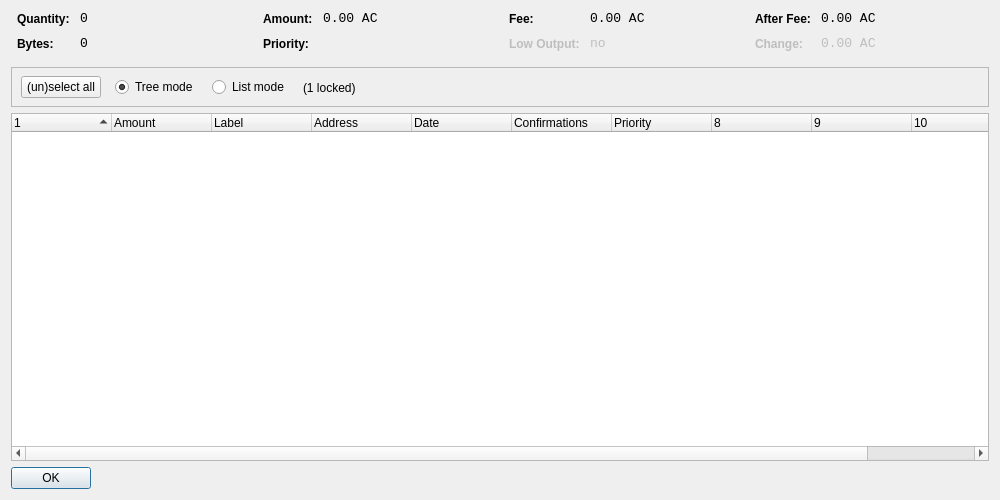
<?xml version="1.0" encoding="UTF-8"?>
<ui version="4.0">
 <class>CoinControlDialog</class>
 <widget class="QDialog" name="CoinControlDialog">
  <property name="geometry">
   <rect>
    <x>0</x>
    <y>0</y>
    <width>1000</width>
    <height>500</height>
   </rect>
  </property>
  <property name="windowTitle">
   <string>Coin Control</string>
  </property>
  <layout class="QVBoxLayout" name="verticalLayout">
   <item>
    <layout class="QHBoxLayout" name="horizontalLayoutTop" stretch="0,0,0,0">
     <property name="topMargin">
      <number>0</number>
     </property>
     <property name="bottomMargin">
      <number>10</number>
     </property>
     <item>
      <layout class="QFormLayout" name="formLayoutCoinControl1">
       <property name="horizontalSpacing">
        <number>10</number>
       </property>
       <property name="verticalSpacing">
        <number>10</number>
       </property>
       <property name="leftMargin">
        <number>6</number>
       </property>
       <property name="rightMargin">
        <number>6</number>
       </property>
       <item row="0" column="0">
        <widget class="QLabel" name="labelCoinControlQuantityText">
         <property name="styleSheet">
          <string notr="true">font-weight:bold;</string>
         </property>
         <property name="text">
          <string>Quantity:</string>
         </property>
        </widget>
       </item>
       <item row="0" column="1">
        <widget class="QLabel" name="labelCoinControlQuantity">
         <property name="font">
          <font>
           <family>Monospace</family>
           <pointsize>10</pointsize>
          </font>
         </property>
         <property name="cursor">
          <cursorShape>IBeamCursor</cursorShape>
         </property>
         <property name="contextMenuPolicy">
          <enum>Qt::ActionsContextMenu</enum>
         </property>
         <property name="text">
          <string notr="true">0</string>
         </property>
         <property name="textInteractionFlags">
          <set>Qt::LinksAccessibleByMouse|Qt::TextSelectableByKeyboard|Qt::TextSelectableByMouse</set>
         </property>
        </widget>
       </item>
       <item row="1" column="0">
        <widget class="QLabel" name="labelCoinControlBytesText">
         <property name="styleSheet">
          <string notr="true">font-weight:bold;</string>
         </property>
         <property name="text">
          <string>Bytes:</string>
         </property>
        </widget>
       </item>
       <item row="1" column="1">
        <widget class="QLabel" name="labelCoinControlBytes">
         <property name="font">
          <font>
           <family>Monospace</family>
           <pointsize>10</pointsize>
          </font>
         </property>
         <property name="cursor">
          <cursorShape>IBeamCursor</cursorShape>
         </property>
         <property name="contextMenuPolicy">
          <enum>Qt::ActionsContextMenu</enum>
         </property>
         <property name="text">
          <string notr="true">0</string>
         </property>
         <property name="textInteractionFlags">
          <set>Qt::LinksAccessibleByMouse|Qt::TextSelectableByKeyboard|Qt::TextSelectableByMouse</set>
         </property>
        </widget>
       </item>
      </layout>
     </item>
     <item>
      <layout class="QFormLayout" name="formLayoutCoinControl2">
       <property name="horizontalSpacing">
        <number>10</number>
       </property>
       <property name="verticalSpacing">
        <number>10</number>
       </property>
       <property name="leftMargin">
        <number>6</number>
       </property>
       <property name="rightMargin">
        <number>6</number>
       </property>
       <item row="0" column="0">
        <widget class="QLabel" name="labelCoinControlAmountText">
         <property name="styleSheet">
          <string notr="true">font-weight:bold;</string>
         </property>
         <property name="text">
          <string>Amount:</string>
         </property>
        </widget>
       </item>
       <item row="0" column="1">
        <widget class="QLabel" name="labelCoinControlAmount">
         <property name="font">
          <font>
           <family>Monospace</family>
           <pointsize>10</pointsize>
          </font>
         </property>
         <property name="cursor">
          <cursorShape>IBeamCursor</cursorShape>
         </property>
         <property name="contextMenuPolicy">
          <enum>Qt::ActionsContextMenu</enum>
         </property>
         <property name="text">
          <string notr="true">0.00 AC</string>
         </property>
         <property name="textInteractionFlags">
          <set>Qt::LinksAccessibleByMouse|Qt::TextSelectableByKeyboard|Qt::TextSelectableByMouse</set>
         </property>
        </widget>
       </item>
       <item row="1" column="0">
        <widget class="QLabel" name="labelCoinControlPriorityText">
         <property name="styleSheet">
          <string notr="true">font-weight:bold;</string>
         </property>
         <property name="text">
          <string>Priority:</string>
         </property>
        </widget>
       </item>
       <item row="1" column="1">
        <widget class="QLabel" name="labelCoinControlPriority">
         <property name="font">
          <font>
           <family>Monospace</family>
           <pointsize>10</pointsize>
          </font>
         </property>
         <property name="cursor">
          <cursorShape>IBeamCursor</cursorShape>
         </property>
         <property name="contextMenuPolicy">
          <enum>Qt::ActionsContextMenu</enum>
         </property>
         <property name="text">
          <string/>
         </property>
         <property name="textInteractionFlags">
          <set>Qt::LinksAccessibleByMouse|Qt::TextSelectableByKeyboard|Qt::TextSelectableByMouse</set>
         </property>
        </widget>
       </item>
      </layout>
     </item>
     <item>
      <layout class="QFormLayout" name="formLayoutCoinControl3">
       <property name="horizontalSpacing">
        <number>10</number>
       </property>
       <property name="verticalSpacing">
        <number>10</number>
       </property>
       <property name="leftMargin">
        <number>6</number>
       </property>
       <property name="rightMargin">
        <number>6</number>
       </property>
       <item row="0" column="0">
        <widget class="QLabel" name="labelCoinControlFeeText">
         <property name="styleSheet">
          <string notr="true">font-weight:bold;</string>
         </property>
         <property name="text">
          <string>Fee:</string>
         </property>
        </widget>
       </item>
       <item row="0" column="1">
        <widget class="QLabel" name="labelCoinControlFee">
         <property name="font">
          <font>
           <family>Monospace</family>
           <pointsize>10</pointsize>
          </font>
         </property>
         <property name="cursor">
          <cursorShape>IBeamCursor</cursorShape>
         </property>
         <property name="contextMenuPolicy">
          <enum>Qt::ActionsContextMenu</enum>
         </property>
         <property name="text">
          <string notr="true">0.00 AC</string>
         </property>
         <property name="textInteractionFlags">
          <set>Qt::LinksAccessibleByMouse|Qt::TextSelectableByKeyboard|Qt::TextSelectableByMouse</set>
         </property>
        </widget>
       </item>
       <item row="1" column="0">
        <widget class="QLabel" name="labelCoinControlLowOutputText">
         <property name="enabled">
          <bool>false</bool>
         </property>
         <property name="styleSheet">
          <string notr="true">font-weight:bold;</string>
         </property>
         <property name="text">
          <string>Low Output:</string>
         </property>
        </widget>
       </item>
       <item row="1" column="1">
        <widget class="QLabel" name="labelCoinControlLowOutput">
         <property name="enabled">
          <bool>false</bool>
         </property>
         <property name="font">
          <font>
           <family>Monospace</family>
           <pointsize>10</pointsize>
          </font>
         </property>
         <property name="cursor">
          <cursorShape>IBeamCursor</cursorShape>
         </property>
         <property name="contextMenuPolicy">
          <enum>Qt::ActionsContextMenu</enum>
         </property>
         <property name="text">
          <string>no</string>
         </property>
         <property name="textInteractionFlags">
          <set>Qt::LinksAccessibleByMouse|Qt::TextSelectableByKeyboard|Qt::TextSelectableByMouse</set>
         </property>
        </widget>
       </item>
      </layout>
     </item>
     <item>
      <layout class="QFormLayout" name="formLayoutCoinControl4">
       <property name="horizontalSpacing">
        <number>10</number>
       </property>
       <property name="verticalSpacing">
        <number>10</number>
       </property>
       <property name="leftMargin">
        <number>6</number>
       </property>
       <property name="rightMargin">
        <number>6</number>
       </property>
       <item row="0" column="0">
        <widget class="QLabel" name="labelCoinControlAfterFeeText">
         <property name="styleSheet">
          <string notr="true">font-weight:bold;</string>
         </property>
         <property name="text">
          <string>After Fee:</string>
         </property>
        </widget>
       </item>
       <item row="0" column="1">
        <widget class="QLabel" name="labelCoinControlAfterFee">
         <property name="font">
          <font>
           <family>Monospace</family>
           <pointsize>10</pointsize>
          </font>
         </property>
         <property name="cursor">
          <cursorShape>IBeamCursor</cursorShape>
         </property>
         <property name="contextMenuPolicy">
          <enum>Qt::ActionsContextMenu</enum>
         </property>
         <property name="text">
          <string notr="true">0.00 AC</string>
         </property>
         <property name="textInteractionFlags">
          <set>Qt::LinksAccessibleByMouse|Qt::TextSelectableByKeyboard|Qt::TextSelectableByMouse</set>
         </property>
        </widget>
       </item>
       <item row="1" column="0">
        <widget class="QLabel" name="labelCoinControlChangeText">
         <property name="enabled">
          <bool>false</bool>
         </property>
         <property name="styleSheet">
          <string notr="true">font-weight:bold;</string>
         </property>
         <property name="text">
          <string>Change:</string>
         </property>
        </widget>
       </item>
       <item row="1" column="1">
        <widget class="QLabel" name="labelCoinControlChange">
         <property name="enabled">
          <bool>false</bool>
         </property>
         <property name="font">
          <font>
           <family>Monospace</family>
           <pointsize>10</pointsize>
          </font>
         </property>
         <property name="cursor">
          <cursorShape>IBeamCursor</cursorShape>
         </property>
         <property name="contextMenuPolicy">
          <enum>Qt::ActionsContextMenu</enum>
         </property>
         <property name="text">
          <string notr="true">0.00 AC</string>
         </property>
         <property name="textInteractionFlags">
          <set>Qt::LinksAccessibleByMouse|Qt::TextSelectableByKeyboard|Qt::TextSelectableByMouse</set>
         </property>
        </widget>
       </item>
      </layout>
     </item>
    </layout>
   </item>
   <item>
    <widget class="QFrame" name="frame">
     <property name="minimumSize">
      <size>
       <width>0</width>
       <height>40</height>
      </size>
     </property>
     <property name="frameShape">
      <enum>QFrame::StyledPanel</enum>
     </property>
     <property name="frameShadow">
      <enum>QFrame::Sunken</enum>
     </property>
     <widget class="QWidget" name="horizontalLayoutWidget">
      <property name="geometry">
       <rect>
        <x>10</x>
        <y>0</y>
        <width>781</width>
        <height>41</height>
       </rect>
      </property>
      <layout class="QHBoxLayout" name="horizontalLayoutPanel" stretch="0,0,0,0,0">
       <property name="spacing">
        <number>14</number>
       </property>
       <item>
        <widget class="QPushButton" name="pushButtonSelectAll">
         <property name="sizePolicy">
          <sizepolicy hsizetype="Maximum" vsizetype="Fixed">
           <horstretch>0</horstretch>
           <verstretch>0</verstretch>
          </sizepolicy>
         </property>
         <property name="text">
          <string>(un)select all</string>
         </property>
        </widget>
       </item>
       <item>
        <widget class="QRadioButton" name="radioTreeMode">
         <property name="sizePolicy">
          <sizepolicy hsizetype="Maximum" vsizetype="Fixed">
           <horstretch>0</horstretch>
           <verstretch>0</verstretch>
          </sizepolicy>
         </property>
         <property name="text">
          <string>Tree mode</string>
         </property>
         <property name="checked">
          <bool>true</bool>
         </property>
        </widget>
       </item>
       <item>
        <widget class="QRadioButton" name="radioListMode">
         <property name="sizePolicy">
          <sizepolicy hsizetype="Maximum" vsizetype="Fixed">
           <horstretch>0</horstretch>
           <verstretch>0</verstretch>
          </sizepolicy>
         </property>
         <property name="text">
          <string>List mode</string>
         </property>
        </widget>
       </item>
       <item>
        <widget class="QLabel" name="labelLocked">
         <property name="text">
          <string>(1 locked)</string>
         </property>
        </widget>
       </item>
       <item>
        <spacer name="horizontalSpacer">
         <property name="orientation">
          <enum>Qt::Horizontal</enum>
         </property>
         <property name="sizeHint" stdset="0">
          <size>
           <width>40</width>
           <height>20</height>
          </size>
         </property>
        </spacer>
       </item>
      </layout>
     </widget>
    </widget>
   </item>
   <item>
    <widget class="CoinControlTreeWidget" name="treeWidget">
     <property name="contextMenuPolicy">
      <enum>Qt::CustomContextMenu</enum>
     </property>
     <property name="sortingEnabled">
      <bool>false</bool>
     </property>
     <property name="columnCount">
      <number>11</number>
     </property>
     <attribute name="headerShowSortIndicator" stdset="0">
      <bool>true</bool>
     </attribute>
     <attribute name="headerStretchLastSection">
      <bool>false</bool>
     </attribute>
     <column>
      <property name="text">
       <string/>
      </property>
     </column>
     <column>
      <property name="text">
       <string>Amount</string>
      </property>
     </column>
     <column>
      <property name="text">
       <string notr="true">Label</string>
      </property>
     </column>
     <column>
      <property name="text">
       <string>Address</string>
      </property>
     </column>
     <column>
      <property name="text">
       <string>Date</string>
      </property>
     </column>
     <column>
      <property name="text">
       <string>Confirmations</string>
      </property>
      <property name="toolTip">
       <string>Confirmed</string>
      </property>
     </column>
     <column>
      <property name="text">
       <string>Priority</string>
      </property>
     </column>
     <column>
      <property name="text">
       <string/>
      </property>
     </column>
     <column>
      <property name="text">
       <string/>
      </property>
     </column>
     <column>
      <property name="text">
       <string/>
      </property>
     </column>
     <column>
      <property name="text">
       <string/>
      </property>
     </column>
    </widget>
   </item>
   <item>
    <widget class="QDialogButtonBox" name="buttonBox">
     <property name="sizePolicy">
      <sizepolicy hsizetype="Maximum" vsizetype="Fixed">
       <horstretch>0</horstretch>
       <verstretch>0</verstretch>
      </sizepolicy>
     </property>
     <property name="orientation">
      <enum>Qt::Horizontal</enum>
     </property>
     <property name="standardButtons">
      <set>QDialogButtonBox::Ok</set>
     </property>
    </widget>
   </item>
  </layout>
 </widget>
 <customwidgets>
  <customwidget>
   <class>CoinControlTreeWidget</class>
   <extends>QTreeWidget</extends>
   <header>coincontroltreewidget.h</header>
  </customwidget>
 </customwidgets>
 <resources/>
 <connections/>
</ui>
